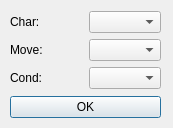
<?xml version="1.0" encoding="UTF-8"?>
<ui version="4.0">
 <class>EditCellWindow</class>
 <widget class="QDialog" name="EditCellWindow">
  <property name="geometry">
   <rect>
    <x>0</x>
    <y>0</y>
    <width>173</width>
    <height>128</height>
   </rect>
  </property>
  <property name="windowTitle">
   <string>Dialog</string>
  </property>
  <widget class="QWidget" name="layoutWidget">
   <property name="geometry">
    <rect>
     <x>10</x>
     <y>10</y>
     <width>151</width>
     <height>111</height>
    </rect>
   </property>
   <layout class="QVBoxLayout" name="verticalLayout_2">
    <item>
     <layout class="QVBoxLayout" name="verticalLayout">
      <item>
       <layout class="QHBoxLayout" name="horizontalLayout_3">
        <item>
         <widget class="QLabel" name="label_3">
          <property name="text">
           <string>Char:</string>
          </property>
         </widget>
        </item>
        <item>
         <widget class="QComboBox" name="charBox">
          <item>
           <property name="text">
            <string/>
           </property>
          </item>
         </widget>
        </item>
       </layout>
      </item>
      <item>
       <layout class="QHBoxLayout" name="horizontalLayout_4">
        <item>
         <widget class="QLabel" name="label_4">
          <property name="text">
           <string>Move:</string>
          </property>
         </widget>
        </item>
        <item>
         <widget class="QComboBox" name="moveBox">
          <item>
           <property name="text">
            <string/>
           </property>
          </item>
          <item>
           <property name="text">
            <string>←</string>
           </property>
          </item>
          <item>
           <property name="text">
            <string>→</string>
           </property>
          </item>
         </widget>
        </item>
       </layout>
      </item>
      <item>
       <layout class="QHBoxLayout" name="horizontalLayout_5">
        <item>
         <widget class="QLabel" name="label_5">
          <property name="text">
           <string>Cond:</string>
          </property>
         </widget>
        </item>
        <item>
         <widget class="QComboBox" name="conBox">
          <item>
           <property name="text">
            <string/>
           </property>
          </item>
          <item>
           <property name="text">
            <string>!</string>
           </property>
          </item>
         </widget>
        </item>
       </layout>
      </item>
     </layout>
    </item>
    <item>
     <widget class="QPushButton" name="okButton">
      <property name="text">
       <string>OK</string>
      </property>
     </widget>
    </item>
   </layout>
  </widget>
 </widget>
 <resources/>
 <connections>
  <connection>
   <sender>okButton</sender>
   <signal>clicked()</signal>
   <receiver>EditCellWindow</receiver>
   <slot>close()</slot>
   <hints>
    <hint type="sourcelabel">
     <x>98</x>
     <y>110</y>
    </hint>
    <hint type="destinationlabel">
     <x>169</x>
     <y>107</y>
    </hint>
   </hints>
  </connection>
 </connections>
</ui>
